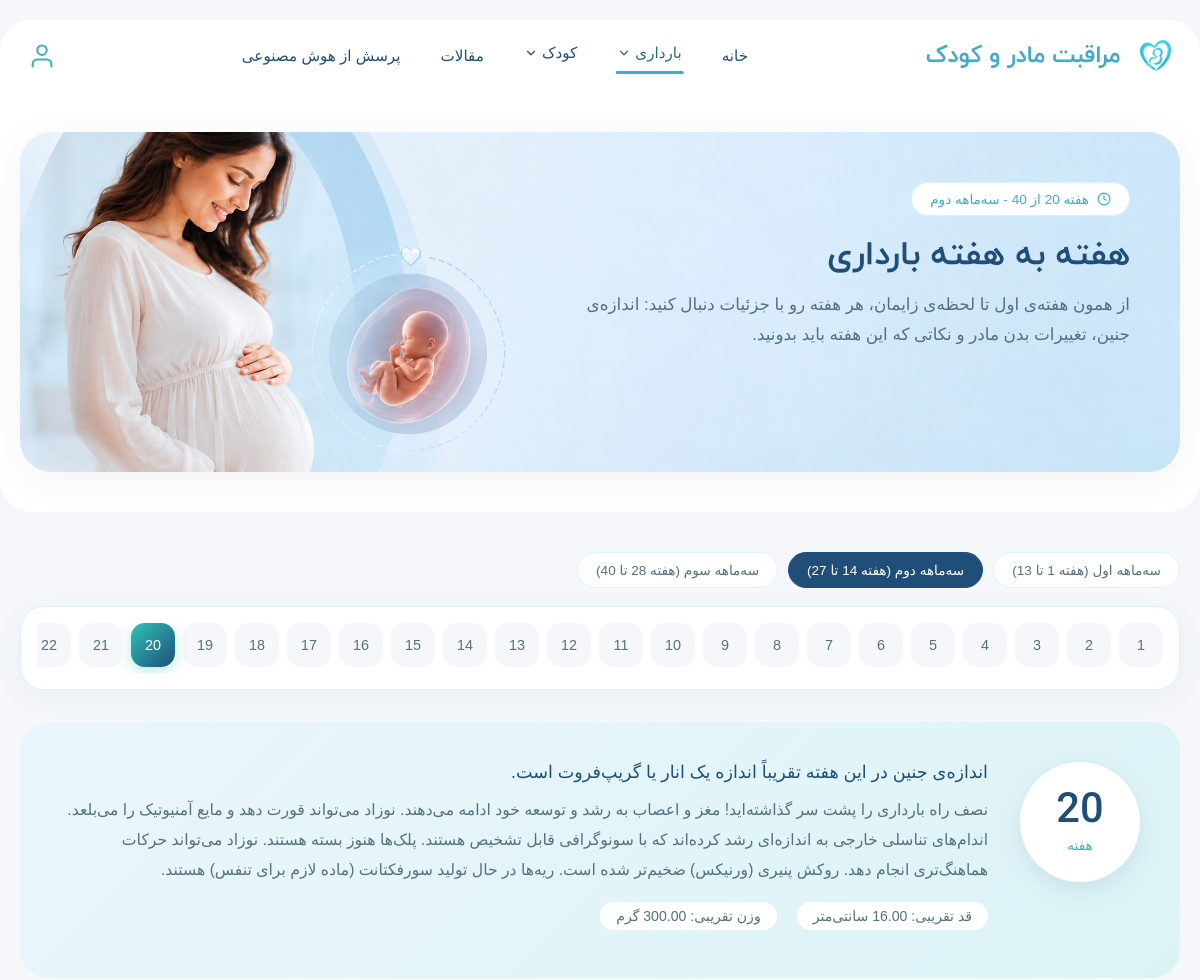
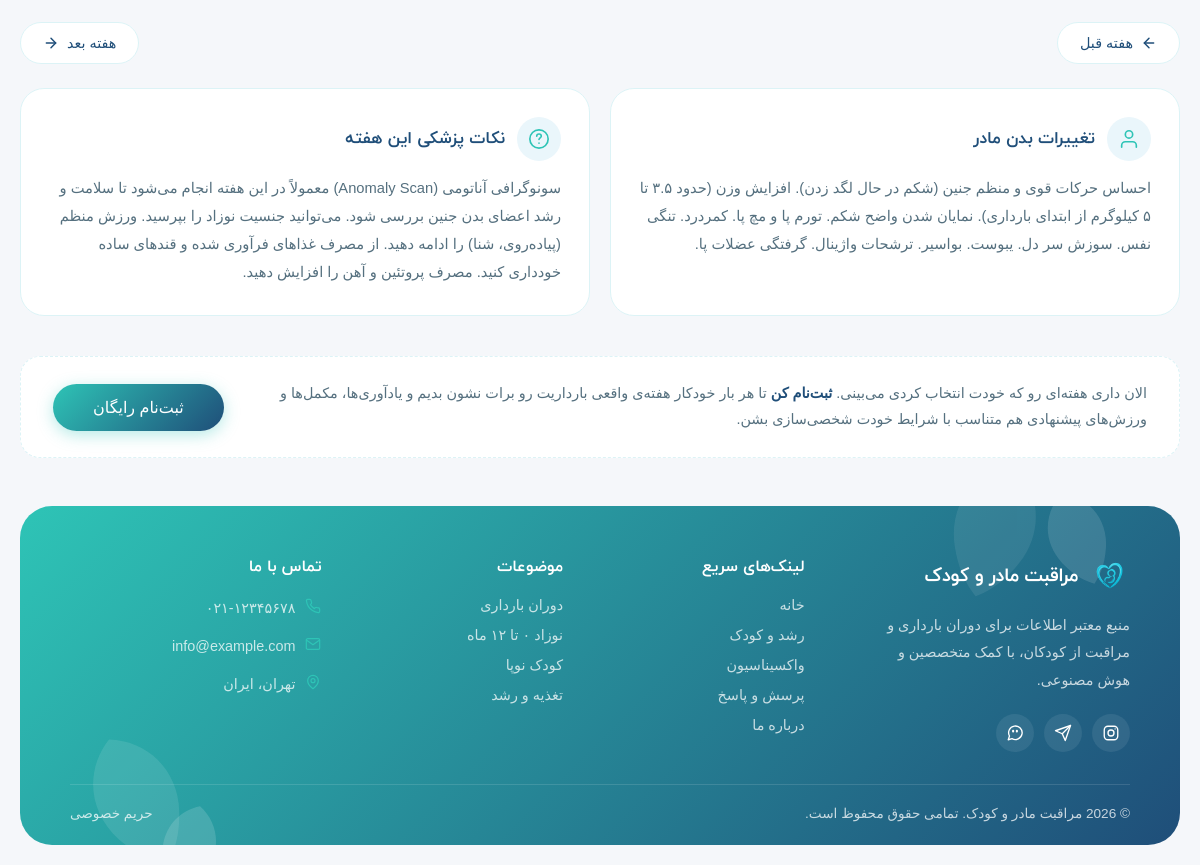
The app's page /pregnancy-weeks.php with its own data (2 pictures, top to bottom).
### tables this page shows
CREATE TABLE `pregnancy_weeks` (
  `id` int(11) NOT NULL,
  `week_number` int(11) NOT NULL,
  `fetus_size_comparison` varchar(100) DEFAULT NULL,
  `fetus_length_cm` decimal(5,2) DEFAULT NULL,
  `fetus_weight_g` decimal(6,2) DEFAULT NULL,
  `development_description` text DEFAULT NULL,
  `mother_changes` text DEFAULT NULL,
  `medical_tips` text DEFAULT NULL,
  `created_at` timestamp NOT NULL DEFAULT current_timestamp(),
  `updated_at` timestamp NOT NULL DEFAULT current_timestamp() ON UPDATE current_timestamp()
);

### config/database.php (called while the page is built)
<?php
return [
    'host'     => getenv('DB_HOST') ?: '127.0.0.1',
    'port'     => getenv('DB_PORT') ?: '3306',
    'database' => getenv('DB_DATABASE') ?: 'maternal_child_care',
    'username' => getenv('DB_USERNAME') ?: 'root',
    'password' => getenv('DB_PASSWORD') ?: '',
    'charset'  => 'utf8mb4',
];

### app/Core/Database.php (called while the page is built, shortened)
<?php
class Database
{
    private static ?PDO $instance = null;
    public static function connection(): PDO
    {
        if (self::$instance === null) {
            $config = require BASE_PATH . '/config/database.php';
            $dsn = sprintf(
                'mysql:host=%s;port=%s;dbname=%s;charset=%s',
                $config['host'],
                $config['port'],
                $config['database'],
                $config['charset']
            );
            self::$instance = new PDO($dsn, $config['username'], $config['password'], [
                PDO::ATTR_ERRMODE            => PDO::ERRMODE_EXCEPTION,
                PDO::ATTR_DEFAULT_FETCH_MODE => PDO::FETCH_ASSOC,
                PDO::ATTR_EMULATE_PREPARES   => false,
            ]);
        }
        return self::$instance;
    }
}

### app/Repositories/Pregnancyweekrepository.php (called while the page is built, shortened)
<?php
class PregnancyWeekRepository
{
    public function findByWeek(int $weekNumber): ?array
    {
        try {
            $stmt = Database::connection()->prepare(
                'SELECT week_number, fetus_size_comparison, fetus_length_cm, fetus_weight_g,
                        development_description, mother_changes, medical_tips
                 FROM pregnancy_weeks
                 WHERE week_number = :week
                 LIMIT 1'
            );
            $stmt->execute(['week' => $weekNumber]);
            $row = $stmt->fetch();
            return $row ?: null;
        } catch (PDOException $e) {
            error_log('PregnancyWeekRepository::findByWeek خطا: ' . $e->getMessage());
            return null;
        }
    }
    public function totalWeeks(): int
    {
        try {
            $count = Database::connection()
                ->query('SELECT COUNT(*) FROM pregnancy_weeks')
                ->fetchColumn();
            return (int) $count;
        } catch (PDOException $e) {
            error_log('PregnancyWeekRepository::totalWeeks خطا: ' . $e->getMessage());
            return 40;
        }
    }
}

### public/pregnancy-weeks.php (the view, shortened to what this page needs)
<?php
$pregnancyWeekRepository = new PregnancyWeekRepository();
$totalWeeks = $pregnancyWeekRepository->totalWeeks();
$currentWeek = 20;
$weekData = $pregnancyWeekRepository->findByWeek($currentWeek);
$trimesters = [
    1 => ['label' => 'سه‌ماهه اول', 'from' => 1, 'to' => 13],
    2 => ['label' => 'سه‌ماهه دوم', 'from' => 14, 'to' => 27],
    3 => ['label' => 'سه‌ماهه سوم', 'from' => 28, 'to' => $totalWeeks],
];
$currentTrimester = 1;
foreach ($trimesters as $number => $range) {
    if ($currentWeek >= $range['from'] && $currentWeek <= $range['to']) {
        $currentTrimester = $number;
    }
}
$prevWeek = $currentWeek > 1 ? $currentWeek - 1 : null;
$nextWeek = $currentWeek < $totalWeeks ? $currentWeek + 1 : null;
?>
<!DOCTYPE html>
<html lang="fa" dir="rtl">
<head>
    <link rel="stylesheet" href="assets/css/base.css">
    <link rel="stylesheet" href="assets/css/components/header.css">
    <link rel="stylesheet" href="assets/css/components/button.css">
    <link rel="stylesheet" href="assets/css/components/footer.css">
    <link rel="stylesheet" href="assets/css/pages/pregnancy-weeks.css">
</head>
<body>
    <section class="pw-hero" data-header-offset>
        <?php include TEMPLATES_PATH . '/partials/header.php'; ?>
        <div class="pw-hero-banner">
            <img src="assets/image/pregnancy-weeks-banner.png" alt="هفته به هفته بارداری" class="pw-hero-image" />
            <div class="pw-hero-content">
                <span class="pw-trimester-badge">
                    <svg width="14" height="14" viewBox="0 0 24 24" fill="none" stroke="currentColor" stroke-width="2" stroke-linecap="round" stroke-linejoin="round"><circle cx="12" cy="12" r="10" /><path d="M12 6v6l4 2" /></svg>
                    هفته <?= (int) $currentWeek ?> از <?= (int) $totalWeeks ?> - <?= htmlspecialchars($trimesters[$currentTrimester]['label'], ENT_QUOTES, 'UTF-8') ?>
                </span>
                <h1>هفته به هفته بارداری</h1>
                <p class="subtitle">
                    از همون هفته‌ی اول تا لحظه‌ی زایمان، هر هفته رو با جزئیات دنبال کنید:
                    اندازه‌ی جنین، تغییرات بدن مادر و نکاتی که این هفته باید بدونید.
                </p>
            </div>
        </div>
    </section>
    <section class="pw-week-nav-section">
        <div class="pw-trimester-links">
            <?php foreach ($trimesters as $number => $range): ?>
                <a href="pregnancy-weeks.php?week=<?= (int) $range['from'] ?>#pw-detail-section"
                    class="pw-trimester-link <?= $currentTrimester === $number ? 'active' : '' ?>">
                    <?= htmlspecialchars($range['label'], ENT_QUOTES, 'UTF-8') ?>
                    (هفته <?= (int) $range['from'] ?> تا <?= (int) $range['to'] ?>)
                </a>
            <?php endforeach; ?>
        </div>
        <div class="pw-week-pills-wrapper">
            <div class="pw-week-pills">
                <?php for ($w = 1; $w <= $totalWeeks; $w++): ?>
                    <a href="pregnancy-weeks.php?week=<?= $w ?>#pw-detail-section"
                        class="pw-week-pill <?= $w === $currentWeek ? 'active' : '' ?>">
                        <?= $w ?>
                    </a>
                <?php endfor; ?>
            </div>
        </div>
    </section>
    <section class="pw-detail-section" id="pw-detail-section">
        <?php if ($weekData): ?>
            <div class="pw-detail-card">
                <div class="pw-detail-badge">
                    <span class="pw-detail-badge-number"><?= (int) $weekData['week_number'] ?></span>
                    <span class="pw-detail-badge-label">هفته</span>
                </div>
                <div class="pw-detail-body">
                    <?php if (!empty($weekData['fetus_size_comparison'])): ?>
                        <p class="pw-detail-summary">
                            اندازه‌ی جنین در این هفته تقریباً <?= htmlspecialchars($weekData['fetus_size_comparison'], ENT_QUOTES, 'UTF-8') ?> است.
                        </p>
                    <?php endif; ?>
                    <?php if (!empty($weekData['development_description'])): ?>
                        <p class="pw-detail-desc">
                            <?= nl2br(htmlspecialchars($weekData['development_description'], ENT_QUOTES, 'UTF-8')) ?>
                        </p>
                    <?php endif; ?>
                    <div class="pw-detail-meta">
                        <?php if (!empty($weekData['fetus_length_cm'])): ?>
                            <span>قد تقریبی: <?= htmlspecialchars((string) $weekData['fetus_length_cm'], ENT_QUOTES, 'UTF-8') ?> سانتی‌متر</span>
                        <?php endif; ?>
                        <?php if (!empty($weekData['fetus_weight_g'])): ?>
                            <span>وزن تقریبی: <?= htmlspecialchars((string) $weekData['fetus_weight_g'], ENT_QUOTES, 'UTF-8') ?> گرم</span>
                        <?php endif; ?>
                    </div>
                </div>
            </div>
        <?php else: ?>
            <div class="pw-detail-card pw-detail-empty">
                <p>اطلاعات هفته‌ی <?= (int) $currentWeek ?> موقتاً در دسترس نیست؛ لطفاً هفته‌ی دیگه‌ای رو انتخاب کنید.</p>
            </div>
        <?php endif; ?>
        <div class="pw-nav-buttons">
            <a href="pregnancy-weeks.php?week=<?= (int) ($prevWeek ?? $currentWeek) ?>#pw-detail-section"
                class="pw-nav-btn pw-nav-btn-prev" <?= $prevWeek === null ? 'aria-disabled="true"' : '' ?>>
                <svg width="16" height="16" viewBox="0 0 24 24" fill="none" stroke="currentColor" stroke-width="2.2" stroke-linecap="round" stroke-linejoin="round"><path d="M19 12H5" /><path d="m12 19-7-7 7-7" /></svg>
                هفته قبل
            </a>
            <a href="pregnancy-weeks.php?week=<?= (int) ($nextWeek ?? $currentWeek) ?>#pw-detail-section"
                class="pw-nav-btn pw-nav-btn-next" <?= $nextWeek === null ? 'aria-disabled="true"' : '' ?>>
                هفته بعد
                <svg width="16" height="16" viewBox="0 0 24 24" fill="none" stroke="currentColor" stroke-width="2.2" stroke-linecap="round" stroke-linejoin="round"><path d="M19 12H5" /><path d="m12 19-7-7 7-7" /></svg>
            </a>
        </div>
    </section>
    <?php if ($weekData && (!empty($weekData['mother_changes']) || !empty($weekData['medical_tips']))): ?>
        <div class="pw-info-grid">
            <?php if (!empty($weekData['mother_changes'])): ?>
                <div class="pw-info-card">
                    <div class="pw-info-card-header">
                        <div class="pw-info-card-icon">
                            <svg width="22" height="22" viewBox="0 0 24 24" fill="none" stroke="currentColor" stroke-width="1.8" stroke-linecap="round" stroke-linejoin="round"><path d="M20 21v-2a4 4 0 0 0-4-4H8a4 4 0 0 0-4 4v2" /><circle cx="12" cy="7" r="4" /></svg>
                        </div>
                        <h3>تغییرات بدن مادر</h3>
                    </div>
                    <p><?= nl2br(htmlspecialchars($weekData['mother_changes'], ENT_QUOTES, 'UTF-8')) ?></p>
                </div>
            <?php endif; ?>
            <?php if (!empty($weekData['medical_tips'])): ?>
                <div class="pw-info-card">
                    <div class="pw-info-card-header">
                        <div class="pw-info-card-icon">
                            <svg width="22" height="22" viewBox="0 0 24 24" fill="none" stroke="currentColor" stroke-width="1.8" stroke-linecap="round" stroke-linejoin="round"><path d="M9.5 9a2.5 2.5 0 0 1 5 0c0 1.5-2.5 2-2.5 3.5" /><path d="M12 16.5h.01" /><circle cx="12" cy="12" r="10" /></svg>
                        </div>
                        <h3>نکات پزشکی این هفته</h3>
                    </div>
                    <p><?= nl2br(htmlspecialchars($weekData['medical_tips'], ENT_QUOTES, 'UTF-8')) ?></p>
                </div>
            <?php endif; ?>
        </div>
    <?php endif; ?>
    <section class="pw-cta-section">
        <div class="pw-cta-box">
            <p>
                الان داری هفته‌ای رو که خودت انتخاب کردی می‌بینی.
                <strong>ثبت‌نام کن</strong> تا هر بار خودکار هفته‌ی واقعی بارداریت رو برات نشون بدیم
                و یادآوری‌ها، مکمل‌ها و ورزش‌های پیشنهادی هم متناسب با شرایط خودت شخصی‌سازی بشن.
            </p>
            <a href="register.php" class="btn-primary pw-cta-btn">ثبت‌نام رایگان</a>
        </div>
    </section>
    <?php include TEMPLATES_PATH . '/partials/footer.php'; ?>
</body>
</html>

### public/assets/css/base.css (style rules this page uses)
:root { --color-navy: #1F4E79; --color-teal-text: #40acc8; --color-teal: #2EC4B6; --color-navy-hover: #265d90; --color-teal-hover: #26a89c; --color-slate: #55707F; --color-gray: #6B7280; --color-bg: #F5F7FA; --color-bg-soft: #EAF6FB; --color-bg-soft-2: #DCF3F6; --color-white: #FFFFFF; --font-bold: 'IranVekanWebBold', sans-serif; --font-medium: 'IranVekanWebMedium', sans-serif; --font-regular: 'IranVekanWebRegular', sans-serif; }
* { margin: 0; padding: 0; box-sizing: border-box; }
body { font-family: var(--font-regular); background: var(--color-bg); min-height: 100vh; }

### public/assets/css/components/button.css (style rules this page uses)
.btn-primary { display: inline-flex; align-items: center; gap: 10px; font-family: var(--font-medium); font-size: 1rem; padding: 14px 40px; background: linear-gradient(135deg, var(--color-teal), var(--color-navy)); color: #fff; border: none; border-radius: 50px; text-decoration: none; transition: all 0.3s ease; box-shadow: 0 4px 16px rgba(46, 196, 182, 0.35); cursor: pointer; }

### records on screen
pregnancy_weeks: week_number "20", fetus_size_comparison "اندازه یک انار یا گریپ‌فروت", development_description "نصف راه بارداری را پشت سر گذاشته‌اید! مغز و اعصاب به رشد و توسعه خود ادامه می‌دهند. نوزاد می‌تواند قورت دهد و مایع آمنیوتیک را می‌بلعد. اندام‌های تناسلی خارجی به اندازه‌ای رشد کرده‌اند که با سونوگرافی قابل تشخیص هستند. پلک‌ها هنوز بسته هستند. نوزاد می‌تواند حرکات هماهنگ‌تری انجام دهد. روکش پنیری (ورنیکس) ضخیم‌تر شده است. ریه‌ها در حال تولید سورفکتانت (ماده لازم برای تنفس) هستند.", fetus_weight_g "300.00", mother_changes "احساس حرکات قوی و منظم جنین (شکم در حال لگد زدن). افزایش وزن (حدود ۳.۵ تا ۵ کیلوگرم از ابتدای بارداری). نمایان شدن واضح شکم. تورم پا و مچ پا. کمردرد. تنگی نفس. سوزش سر دل. یبوست. بواسیر. ترشحات واژینال. گرفتگی عضلات پا.", medical_tips "سونوگرافی آناتومی (Anomaly Scan) معمولاً در این هفته انجام می‌شود تا سلامت و رشد اعضای بدن جنین بررسی شود. می‌توانید جنسیت نوزاد را بپرسید. ورزش منظم (پیاده‌روی، شنا) را ادامه دهید. از مصرف غذاهای فرآوری شده و قندهای ساده خودداری کنید. مصرف پروتئین و آهن را افزایش دهید."

### other values on screen
$trimesters[$currentTrimester]['label'] "سه‌ماهه دوم"
$range['label'] "سه‌ماهه اول"
$range['to'] "13"
$range['label'] "سه‌ماهه دوم"
$range['to'] "27"
$range['label'] "سه‌ماهه سوم"
$range['to'] "40"
